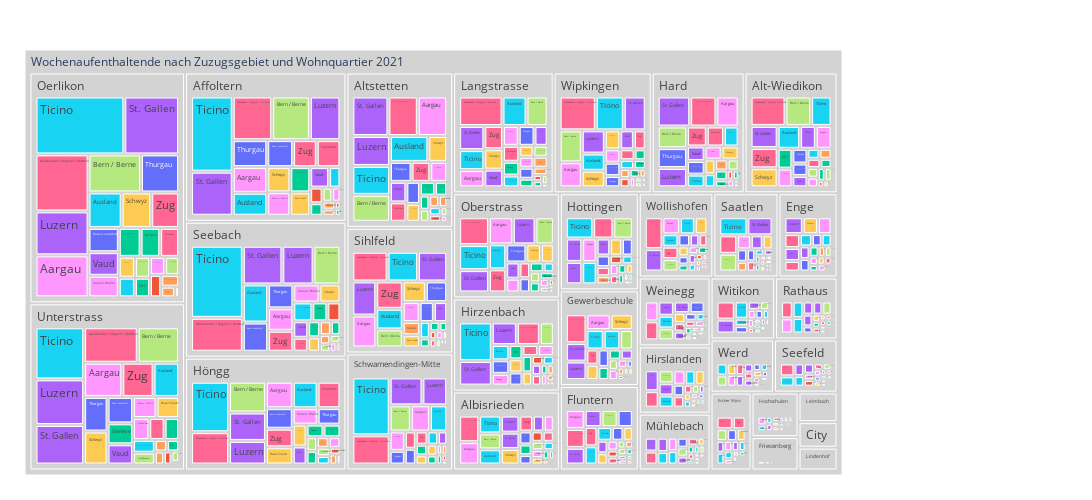

This figure's notebook cell:
### Code cell
myTitle="Wochenaufenthaltende nach Zuzugsgebiet und Wohnquartier 2021"

df = data2betested.loc["2021"].query('ZuzKtHistLang != "Zürich"').reset_index() \

fig = px.treemap(df, path=[px.Constant(myTitle),'QuarLang','ZuzKtHistLang']
                 , values='AnzBestWir'
                 , color='ZuzKtHistLang'
                 ## bei discrete scales (bei Klassen und Strings):                 
                 , color_discrete_map={'(?)':'lightgrey','EVP':'gold', 'SP':'#FF3030', 'PdA':'#EE3B3B', 'Grüne':'#A2CD5A','GLP':'#CAFF70','Die Mitte':'orange','FDP':'#104E8B','AL':'deeppink','SVP':'forestgreen', 'FL ZÜRI':'#8B864E','Volt':'#lightblue' }                
                 ## bei continuous scales (bei Zahlenwerten):
                #, color_continuous_scale='blues'
                 ,height=500
                 ,width=1200                          
                )
fig.update_traces(root_color="grey")
fig.update_layout(margin = dict(t=50, l=25, r=250, b=25))
fig.show()

### Figure 1 — Plotly figure (JSON) as saved in the notebook; plotly's stock layout.template omitted (floating-point values rounded to 4 significant figures; data arrays with more than 128 entries replaced by an {"elided": "..."} marker saying what was removed)
{"data": [{"branchvalues": "total", "customdata": {"elided": "829x1 str values"}, "domain": {"x": [0, 1], "y": [0, 1]}, "hovertemplate": "labels=%{label}<br>AnzBestWir=%{value}<br>parent=%{parent}<br>id=%{id}<br>ZuzKtHistLang=%{customdata[0]}<extra></extra>", "ids": {"elided": "829 str values"}, "labels": {"elided": "829 str values"}, "level": "Wochenaufenthaltende nach Zuzugsgebiet und Wohnquartier 2021", "marker": {"colors": {"elided": "829 str values"}}, "name": "", "parents": {"elided": "829 str values"}, "root": {"color": "grey"}, "type": "treemap", "values": {"elided": "829 int values"}}], "layout": {"height": 500, "legend": {"tracegroupgap": 0}, "margin": {"b": 25, "l": 25, "r": 250, "t": 50}, "width": 1200}}
